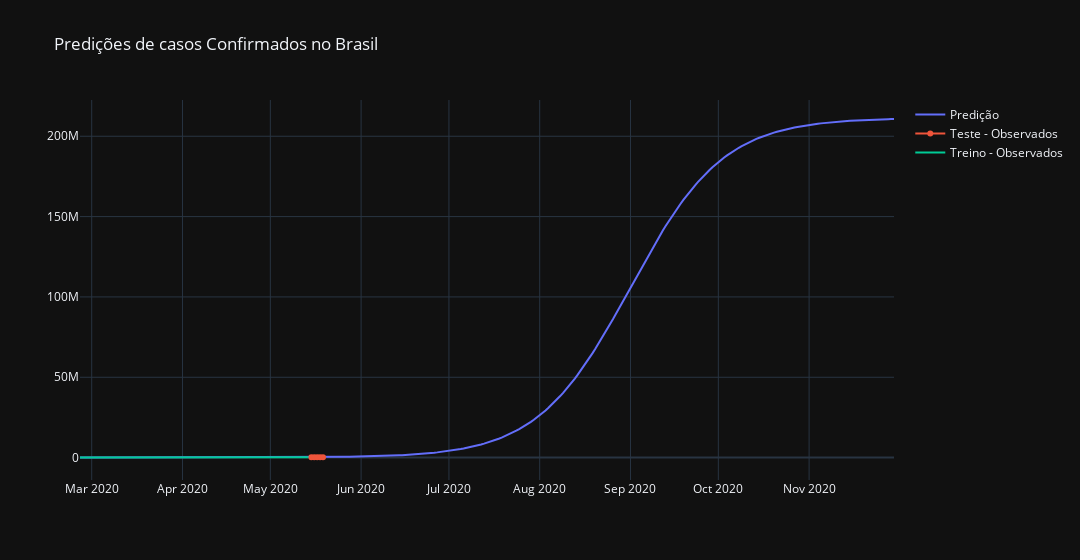

Notebook code cell kept with this figure:
### Code cell
# Visualizado a previsão do modelo

fig = go.Figure()

fig.add_trace(go.Scatter(
    x=forecast.ds,
    y=forecast.yhat,
    name='Predição'
))

fig.add_trace(go.Scatter(
    x=test.index,
    y=test,
    name='Teste - Observados'
))

fig.add_trace(go.Scatter(
    x=train.ds,
    y=train.y,
    name='Treino - Observados'
))

fig.update_layout(
    title='Predições de casos Confirmados no Brasil',
    template='plotly_dark',
    width=1080
)
fig.show()
